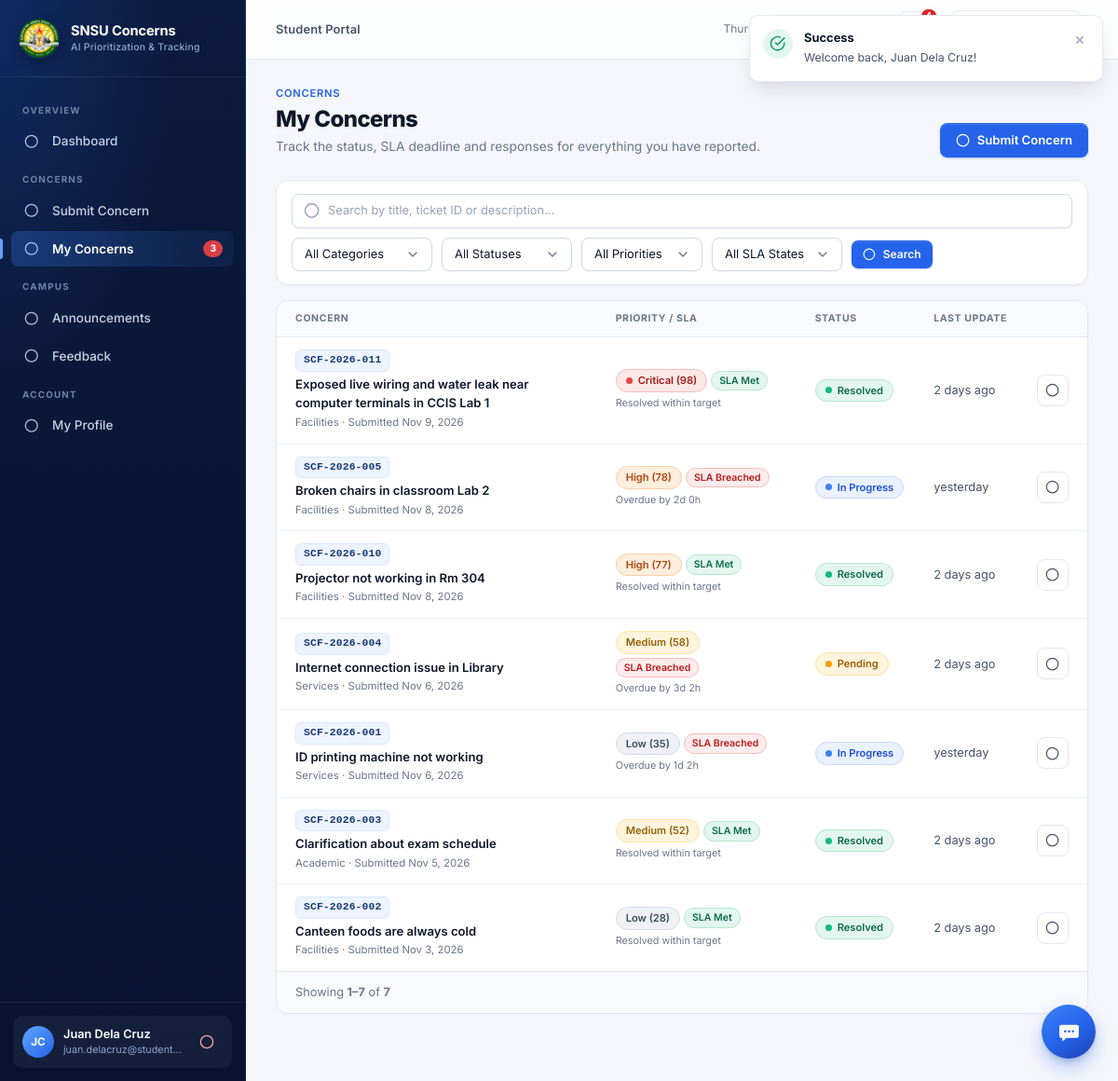
Screenshot of /student/my_concerns.php (signed in) with the database file from the repository.
### tables this page shows
CREATE TABLE `concerns` (
  `concern_id` int(11) NOT NULL AUTO_INCREMENT,
  `ticket_id` varchar(50) NOT NULL,
  `student_id` int(11) NOT NULL,
  `is_anonymous` tinyint(1) NOT NULL DEFAULT 0,
  `category_id` int(11) NOT NULL,
  `status_id` int(11) NOT NULL DEFAULT 1,
  `assigned_admin_id` int(11) DEFAULT NULL,
  `title` varchar(255) NOT NULL,
  `description` text NOT NULL,
  `attachment_path` varchar(255) DEFAULT NULL,
  `priority` enum('Critical','High','Medium','Low') DEFAULT 'Medium',
  `ai_urgency_score` int(11) DEFAULT 50,
  `ai_reasons` text DEFAULT NULL,
  `ai_suggested_category_id` int(11) DEFAULT NULL,
  `sla_hours` int(11) DEFAULT 72,
  `sla_due_at` datetime DEFAULT NULL,
  `sla_alert_level` enum('none','at_risk','breached') NOT NULL DEFAULT 'none',
  `first_response_at` datetime DEFAULT NULL,
  `resolved_at` datetime DEFAULT NULL,
  `reopen_count` tinyint(4) NOT NULL DEFAULT 0,
  `last_reopened_at` datetime DEFAULT NULL,
  `withdrawn_at` datetime DEFAULT NULL,
  `withdraw_reason` varchar(255) DEFAULT NULL,
  `edited_at` datetime DEFAULT NULL,
  `edit_count` tinyint(4) NOT NULL DEFAULT 0,
  `is_rrt_alert` tinyint(1) DEFAULT 0,
  `date_submitted` datetime DEFAULT current_timestamp(),
  `updated_at` datetime DEFAULT current_timestamp() ON UPDATE current_timestamp(),
  PRIMARY KEY (`concern_id`),
  UNIQUE KEY `ticket_id` (`ticket_id`),
  KEY `ticket_id_2` (`ticket_id`),
  KEY `student_id` (`student_id`),
  KEY `category_id` (`category_id`),
  KEY `status_id` (`status_id`),
  KEY `priority` (`priority`),
  KEY `idx_concerns_sla_due` (`sla_due_at`),
  KEY `idx_concerns_date_submitted` (`date_submitted`),
  KEY `idx_concerns_resolved_at` (`resolved_at`),
  KEY `idx_concerns_assigned` (`assigned_admin_id`),
  CONSTRAINT `fk_concern_assigned_admin` FOREIGN KEY (`assigned_admin_id`) REFERENCES `administrators` (`admin_id`) ON DELETE SET NULL,
  CONSTRAINT `fk_concern_category` FOREIGN KEY (`category_id`) REFERENCES `categories` (`category_id`),
  CONSTRAINT `fk_concern_status` FOREIGN KEY (`status_id`) REFERENCES `statuses` (`status_id`),
  CONSTRAINT `fk_concern_student` FOREIGN KEY (`student_id`) REFERENCES `students` (`student_id`) ON DELETE CASCADE
);

CREATE TABLE `categories` (
  `category_id` int(11) NOT NULL AUTO_INCREMENT,
  `category_name` varchar(100) NOT NULL,
  `description` text DEFAULT NULL,
  `is_active` tinyint(1) NOT NULL DEFAULT 1,
  `created_at` datetime DEFAULT current_timestamp(),
  PRIMARY KEY (`category_id`),
  UNIQUE KEY `category_name` (`category_name`)
);

### includes/notifications.php (called while the page is built, shortened)
<?php
function timeAgo(string $datetime): string {
    $diff = time() - strtotime($datetime);
    if ($diff < 604800) { $d = intdiv($diff, 86400); return $d === 1 ? 'yesterday' : "{$d} days ago"; }
    return date('M j, Y', strtotime($datetime));
}

### student/my_concerns.php (the view, shortened to what this page needs)
<?php
require_once __DIR__ . '/../config/db.php';
require_once __DIR__ . '/../includes/helpers.php';
$user = getCurrentUser();
$studentId = $user['id'];
[$whereSql, $params] = concernFilterSql(false);
$params['student_id'] = $studentId;
$fromSql = "
    FROM concerns c
    JOIN categories cat ON c.category_id = cat.category_id
    JOIN statuses s ON c.status_id = s.status_id
    WHERE c.student_id = :student_id AND {$whereSql}
";
$countStmt = $pdo->prepare("SELECT COUNT(*) {$fromSql}");
$countStmt->execute($params);
$pager = paginate((int)$countStmt->fetchColumn());
$stmt = $pdo->prepare("
    SELECT c.*, cat.category_name, s.status_name
    {$fromSql}
    ORDER BY c.date_submitted DESC, c.concern_id DESC
    LIMIT {$pager['per_page']} OFFSET {$pager['offset']}
");
$stmt->execute($params);
$concerns = $stmt->fetchAll();
require_once __DIR__ . '/../includes/header.php';
require_once __DIR__ . '/../includes/navbar.php';
require_once __DIR__ . '/../includes/sidebar.php';
?>
<div class="page-header">
  <div class="page-title-wrap">
    <div class="page-eyebrow">Concerns</div>
    <h1 class="page-title">My Concerns</h1>
    <p class="page-desc">Track the status, SLA deadline and responses for everything you have reported.</p>
  </div>
  <div class="page-actions">
    <a href="submit_concern.php" class="btn btn-primary"><?= icon('plus', '', 16) ?> Submit Concern</a>
  </div>
</div>
<?php $searchPlaceholder = 'Search by title, ticket ID or description...'; require __DIR__ . '/../includes/concern_filter_bar.php'; ?>
<div class="card">
  <div class="table-responsive">
    <table class="table table-stack" id="myConcernsTable">
      <thead>
        <tr>
          <th>Concern</th>
          <th>Priority / SLA</th>
          <th>Status</th>
          <th>Last update</th>
          <th class="cell-actions"><span class="sr-only">Actions</span></th>
        </tr>
      </thead>
      <tbody>
        <?php foreach ($concerns as $c): ?>
          <tr data-href="concern_details.php?id=<?= (int)$c['concern_id'] ?>">
            <td class="cell-title">
              <div class="flex items-center gap-2" style="margin-bottom: 3px;">
                <span class="ticket-badge"><?= e($c['ticket_id']) ?></span>
              </div>
              <a href="concern_details.php?id=<?= (int)$c['concern_id'] ?>"><?= e($c['title']) ?></a>
              <span class="cell-sub"><?= e($c['category_name']) ?> · Submitted <?= formatDate($c['date_submitted']) ?></span>
            </td>
            <td>
              <div class="pill-stack">
                <?= renderPriorityBadge($c['priority'], (int)$c['ai_urgency_score']) ?>
                <?= renderSlaBadge($c) ?>
              </div>
            </td>
            <td><?= renderStatusBadge($c['status_name']) ?></td>
            <td class="cell-nowrap text-sm"><?= e(timeAgo($c['updated_at'] ?? $c['date_submitted'])) ?></td>
            <td class="cell-actions">
              <a href="concern_details.php?id=<?= (int)$c['concern_id'] ?>" class="btn-icon" title="Open ticket" aria-label="Open <?= e($c['ticket_id']) ?>"><?= icon('chevron-right', '', 16) ?></a>
            </td>
          </tr>
        <?php endforeach; ?>
      </tbody>
    </table>
  </div>
  <div class="card-footer">
    <?= renderPagination($pager) ?>
  </div>
</div>
<?php require_once __DIR__ . '/../includes/footer.php'; ?>

### includes/helpers.php (shortened to what this page needs)
<?php
require_once __DIR__ . '/sla.php';
require_once __DIR__ . '/notifications.php';
require_once __DIR__ . '/pagination.php';
require_once __DIR__ . '/avatars.php';
function e(?string $str): string {
    return htmlspecialchars((string)($str ?? ''), ENT_QUOTES, 'UTF-8');
}
function renderStatusBadge(string $statusName): string {
    $name = trim($statusName);
    $lower = strtolower($name);
    if (strpos($lower, 'pending') !== false) {
        return '<span class="status-pill status-pending"><span class="status-dot"></span>Pending</span>';
    } elseif (strpos($lower, 'progress') !== false) {
        return '<span class="status-pill status-progress"><span class="status-dot"></span>In Progress</span>';
    } elseif (strpos($lower, 'withdrawn') !== false) {
        return '<span class="status-pill status-withdrawn"><span class="status-dot"></span>Withdrawn</span>';
    } elseif (strpos($lower, 'resolved') !== false) {
        return '<span class="status-pill status-resolved"><span class="status-dot"></span>Resolved</span>';
    }
    return '<span class="status-pill">' . e($name) . '</span>';
}
function renderPriorityBadge(string $priority, ?int $score = null): string {
    $p = ucfirst(strtolower(trim($priority)));
    $scoreText = ($score !== null) ? " (" . (int)$score . ")" : "";
    switch ($p) {
        case 'Critical':
            return '<span class="priority-pill priority-critical"><span class="pulse-ring"></span>Critical' . $scoreText . '</span>';
        case 'High':
            return '<span class="priority-pill priority-high">High' . $scoreText . '</span>';
        case 'Medium':
            return '<span class="priority-pill priority-medium">Medium' . $scoreText . '</span>';
        case 'Low':
        default:
            return '<span class="priority-pill priority-low">Low' . $scoreText . '</span>';
    }
}
function formatDate(?string $datetime): string {
    $time = strtotime($datetime);
    return date('M j, Y', $time);
}
function getIcon(string $name, string $extraClass = '', ?int $size = null): string {
    $dim = $size ? "width='{$size}' height='{$size}'" : "";
    $classAttr = "class='svg-icon " . e($extraClass) . "'";
    return $icons[$name] ?? "<svg {$classAttr} {$dim} viewBox='0 0 24 24'><circle cx='12' cy='12' r='10'/></svg>";
}
function icon(string $name, string $extraClass = '', ?int $size = null): string {
    return getIcon($name, $extraClass, $size);
}

### includes/sla.php (shortened to what this page needs)
<?php
function formatDuration(int $seconds): string {
    $seconds = abs($seconds);
    $d = intdiv($seconds, 86400);
    $h = intdiv($seconds % 86400, 3600);
    $m = intdiv($seconds % 3600, 60);
    if ($d > 0) return "{$d}d {$h}h";
    return max(1, $m) . "m";
}
function getSlaState(array $c, ?int $now = null): array {
    $now = $now ?? time();
    $due = !empty($c['sla_due_at'])
        ? strtotime($c['sla_due_at'])
        : strtotime($c['date_submitted'] ?? 'now') + (int)($c['sla_hours'] ?? 72) * 3600;
    $isWithdrawn = (isset($c['status_name']) && $c['status_name'] === 'Withdrawn')
        || (isset($c['status_id']) && (int)$c['status_id'] === 4);
    $isResolved = (isset($c['status_name']) && $c['status_name'] === 'Resolved')
        || (isset($c['status_id']) && (int)$c['status_id'] === 3);
    if ($isResolved) {
        $resolvedAt = !empty($c['resolved_at']) ? strtotime($c['resolved_at']) : $now;
        $met = $resolvedAt <= $due;
        return [
            'state'     => $met ? 'met' : 'missed',
            'label'     => $met ? 'SLA Met' : 'SLA Missed',
            'detail'    => $met ? 'Resolved within target' : 'Resolved ' . formatDuration($resolvedAt - $due) . ' late',
            'due_at'    => date('Y-m-d H:i:s', $due),
            'remaining' => 0,
        ];
    }
    $remaining = $due - $now;
    $window    = max(1, (int)($c['sla_hours'] ?? 72) * 3600);
    if ($remaining < 0) {
        $state = 'breached';
        $label = 'SLA Breached';
        $detail = 'Overdue by ' . formatDuration($remaining);
    } elseif ($remaining <= $window * SLA_AT_RISK_RATIO) {
        $state = 'at_risk';
        $label = 'At Risk';
        $detail = formatDuration($remaining) . ' left';
    } else {
        $state = 'on_track';
        $label = 'On Track';
        $detail = formatDuration($remaining) . ' left';
    }
    return [
        'state'     => $state,
        'label'     => $label,
        'detail'    => $detail,
        'due_at'    => date('Y-m-d H:i:s', $due),
        'remaining' => $remaining,
    ];
}
function renderSlaBadge(array $concern, bool $withDetail = true): string {
    $sla = getSlaState($concern);
    $html = '<span class="sla-pill sla-' . $sla['state'] . '" title="Due: ' . htmlspecialchars(date('M j, Y · g:i A', strtotime($sla['due_at'])), ENT_QUOTES) . '">'
          . htmlspecialchars($sla['label']) . '</span>';
    if ($withDetail) {
        $html .= '<span class="sla-detail">' . htmlspecialchars($sla['detail']) . '</span>';
    }
    return $html;
}

### rows the page displays
concerns: ticket "SCF-2026-011", title "Exposed live wiring and water leak near computer terminals in CCIS Lab 1", category.category_name "Facilities", date_submitted "Nov 9, 2026", ai_urgency_score "(98)", resolved_at+sla_due_at "SLA Met", resolved_at+sla_due_at "Resolved within target", updated_at "2 days ago"
concerns: ticket "SCF-2026-005", title "Broken chairs in classroom Lab 2", category.category_name "Facilities", date_submitted "Nov 8, 2026", ai_urgency_score "(78)", sla_due_at "SLA Breached", sla_due_at "Overdue by 2d 0h", shows "In Progress", updated_at "yesterday"
concerns: ticket "SCF-2026-010", title "Projector not working in Rm 304", category.category_name "Facilities", date_submitted "Nov 8, 2026", ai_urgency_score "(77)", resolved_at+sla_due_at "SLA Met", resolved_at+sla_due_at "Resolved within target", updated_at "2 days ago"
concerns: ticket "SCF-2026-004", title "Internet connection issue in Library", category.category_name "Services", date_submitted "Nov 6, 2026", ai_urgency_score "(58)", sla_due_at "SLA Breached", sla_due_at "Overdue by 3d 2h", shows "Pending", updated_at "2 days ago"
concerns: ticket "SCF-2026-001", title "ID printing machine not working", category.category_name "Services", date_submitted "Nov 6, 2026", ai_urgency_score "(35)", sla_due_at "SLA Breached", sla_due_at "Overdue by 1d 2h", shows "In Progress", updated_at "yesterday"
concerns: ticket "SCF-2026-003", title "Clarification about exam schedule", category.category_name "Academic", date_submitted "Nov 5, 2026", ai_urgency_score "(52)", resolved_at+sla_due_at "SLA Met", resolved_at+sla_due_at "Resolved within target", updated_at "2 days ago"
concerns: ticket "SCF-2026-002", title "Canteen foods are always cold", category.category_name "Facilities", date_submitted "Nov 3, 2026", ai_urgency_score "(28)", resolved_at+sla_due_at "SLA Met", resolved_at+sla_due_at "Resolved within target", updated_at "2 days ago"

### other values shown
$portalName "Student Portal"
$section "OVERVIEW"
$label "Dashboard"
$section "CONCERNS"
$label "Submit Concern"
$label "My Concerns"
$count "3"
$section "CAMPUS"
$label "Announcements"
$label "Feedback"
$section "ACCOUNT"
$label "My Profile"
userInitials($name) "JC"
$user['name'] "Juan Dela Cruz"
$user['email'] "juan.delacruz@student…"
